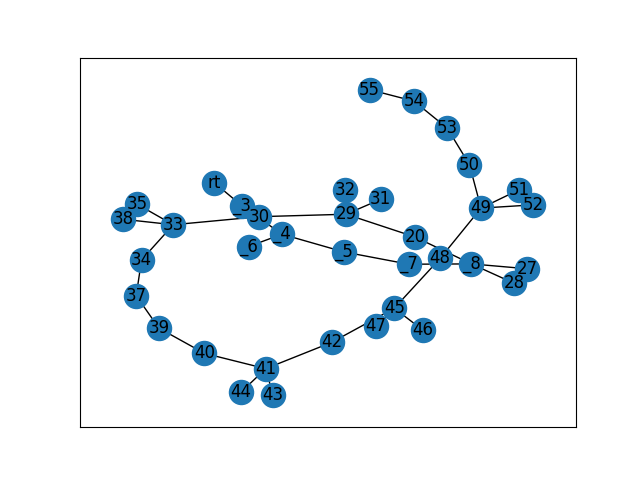

This figure's Python source:
# First networkx library is imported
# along with matplotlib
import networkx as nx
import matplotlib.pyplot as plt
import matplotlib
matplotlib.use('Agg')


# Defining a Class
class GraphVisualization:

    def __init__(self):

        # visual is a list which stores all
        # the set of edges that constitutes a
        # graph
        self.visual = []

    # addEdge function inputs the vertices of an
    # edge and appends it to the visual list
    def addEdge(self, a, b):
        temp = [a, b]
        self.visual.append(temp)

    # In visualize function G is an object of
    # class Graph given by networkx G.add_edges_from(visual)
    # creates a graph with a given list
    # nx.draw_networkx(G) - plots the graph
    # plt.show() - displays the graph
    def visualize(self):
        G = nx.Graph()
        G.add_edges_from(self.visual)
        nx.draw_networkx(G)
        plt.savefig("graph.png")


# Driver code
G = GraphVisualization()

# Add edges to the graph here:

# G.addEdge(0, 2)
# G.addEdge(1, 2)
# G.addEdge(1, 3)
# G.addEdge(5, 3)
# G.addEdge(3, 4)
# G.addEdge(1, 0)

import json

with open('SimpleGraph.json') as f:
    data = json.load(f)
    states = data['states']
    for state in states:
        for dest in state['dest']:
            s = state['id']
            s = s[-2:]
            d = dest
            d = d[-2:]
            G.addEdge(s,d)


G.visualize()
